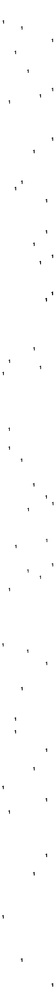
#> input picture exercises/02_shape_based_object_classification/input/numbers/1.png, 56 x 1000 px, shrunk from 801 x 14418 before the run
$ python ex06digitFeatures.py
#> lines starting #> are read from the running program, lines starting #| are printed output that depends on the picture; after the words box and inside, x2 and y2 are one past the last pixel; in counts of white or black regions, pixels touching at a corner belong together; long printed decimals are rounded
import cv2

def findContoursInFile(filename):
#> called with filename = '../input/numbers/1.png'
    image = cv2.imread(filename, 1)
#> image is the input picture: shape (1000, 56, 3); min 0, max 255, mean 254.2
    image_grey = cv2.cvtColor(image, cv2.COLOR_BGR2GRAY)

    contours, hierarchy = cv2.findContours(image_grey, cv2.RETR_TREE, cv2.CHAIN_APPROX_SIMPLE)
#> contours = 2 contours, 1 with area under 20; largest, box (x1, y1, x2, y2) and area: (0, 0, 56, 1000) 54945
    return contours


def analyzeContours(contours, objectClass):
#> called with objectClass = 1
    for idx, contour in enumerate(contours):
        perimeter = cv2.arcLength(contours[idx], 1)
        area = cv2.contourArea(contours[idx], True)
        if area <= 0:
            continue
        compactness = perimeter * perimeter / (4 * 3.141592 * area)

        mu = cv2.moments(contours[idx], False)
        hu = cv2.HuMoments(mu).flatten()
        print(f"{objectClass:d}\t", end='')
        print(f"{perimeter:.3f}\t{area:.0f}\t{compactness:.3f}", end='')

        print(f"\t{mu['mu20']:.0f}", end='')
        print(f"\t{mu['mu11']:.0f}", end='')
        print(f"\t{mu['mu02']:.0f}", end='')
        print(f"\t{mu['mu30']:.0f}", end='')
        print(f"\t{mu['mu21']:.0f}", end='')
        print(f"\t{mu['mu12']:.0f}", end='')
        print(f"\t{mu['mu03']:.0f}", end='')

        print(f"\t{hu[0]:.6f}", end='')
        print(f"\t{hu[1]:.6f}", end='')
        print(f"\t{hu[2]:.6f}", end='')
        print(f"\t{hu[3]:.10f}", end='')
        print(f"\t{hu[4]:.10f}", end='')
        print(f"\t{hu[5]:.12f}", end='')
        print(f"\t{hu[6]:.12f}")
#> this loop made 2 passes
#> (contour, perimeter, area) on pass 1: ([[0, 0], [0, 999], [55, 999], [55, 0]], 2108, -54945)
#| 1	5.657	2	1.273	0	0	0	0	0	0	0	0.1667	0	0	0	0	-0	0


def main():
    print("class\tperimeter\tarea\tcompactness\tmu20\tmu11\tmu02\tmu30\tmu21\tmu12\tmu03\thu1\thu2\thu3\thu4\thu5\thu6\thu7")
    analyzeContours(findContoursInFile("../input/numbers/1.png"), 1)
    analyzeContours(findContoursInFile("../input/numbers/2.png"), 2)
#> call 2 of findContoursInFile, with filename = '../input/numbers/2.png'
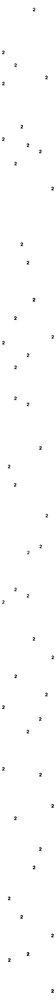
#> input picture exercises/02_shape_based_object_classification/input/numbers/2.png, 56 x 1000 px, shrunk from 801 x 14418 before the run
#> in findContoursInFile, image is the input picture: shape (1000, 56, 3); min 3, max 255, mean 253.8
#> in findContoursInFile (call 2), `contours, hierarchy = cv2.findContours(image_grey, cv2.RETR_TREE, cv2...`: contours = [[[0, 0], [0, 999], [55, 999], [55, 0]]]
#> the loop in analyzeContours (call 2), `for idx, contour in enumerate(contours):` made 1 pass
    analyzeContours(findContoursInFile("../input/numbers/3.png"), 3)
#> call 3 of findContoursInFile, with filename = '../input/numbers/3.png'
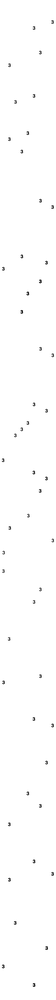
#> input picture exercises/02_shape_based_object_classification/input/numbers/3.png, 56 x 1000 px, shrunk from 801 x 14418 before the run
#> in findContoursInFile, image is the input picture: shape (1000, 56, 3); min 29, max 255, mean 253.8
    analyzeContours(findContoursInFile("../input/numbers/4.png"), 4)
#> call 4 of findContoursInFile, with filename = '../input/numbers/4.png'
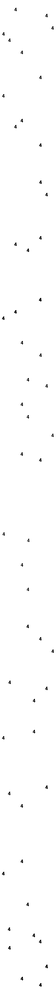
#> input picture exercises/02_shape_based_object_classification/input/numbers/4.png, 56 x 1000 px, shrunk from 801 x 14418 before the run
#> in findContoursInFile, image is the input picture: shape (1000, 56, 3); min 1, max 255, mean 253.7
    analyzeContours(findContoursInFile("../input/numbers/5.png"), 5)
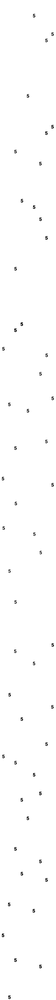
#> input picture exercises/02_shape_based_object_classification/input/numbers/5.png, 56 x 1000 px, shrunk from 801 x 14418 before the run
#> in findContoursInFile, image is the input picture: shape (1000, 56, 3); min 6, max 255, mean 253.6
    analyzeContours(findContoursInFile("../input/numbers/6.png"), 6)
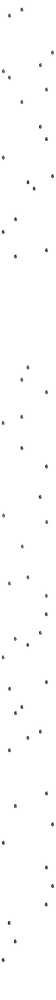
#> input picture exercises/02_shape_based_object_classification/input/numbers/6.png, 56 x 1000 px, shrunk from 801 x 14418 before the run
#> in findContoursInFile, image is the input picture: shape (1000, 56, 3); min 23, max 255, mean 253.5
    analyzeContours(findContoursInFile("../input/numbers/7.png"), 7)
    analyzeContours(findContoursInFile("../input/numbers/8.png"), 8)
    analyzeContours(findContoursInFile("../input/numbers/9.png"), 9)


#> (the run stopped early here; a loop or call above may not have finished)
